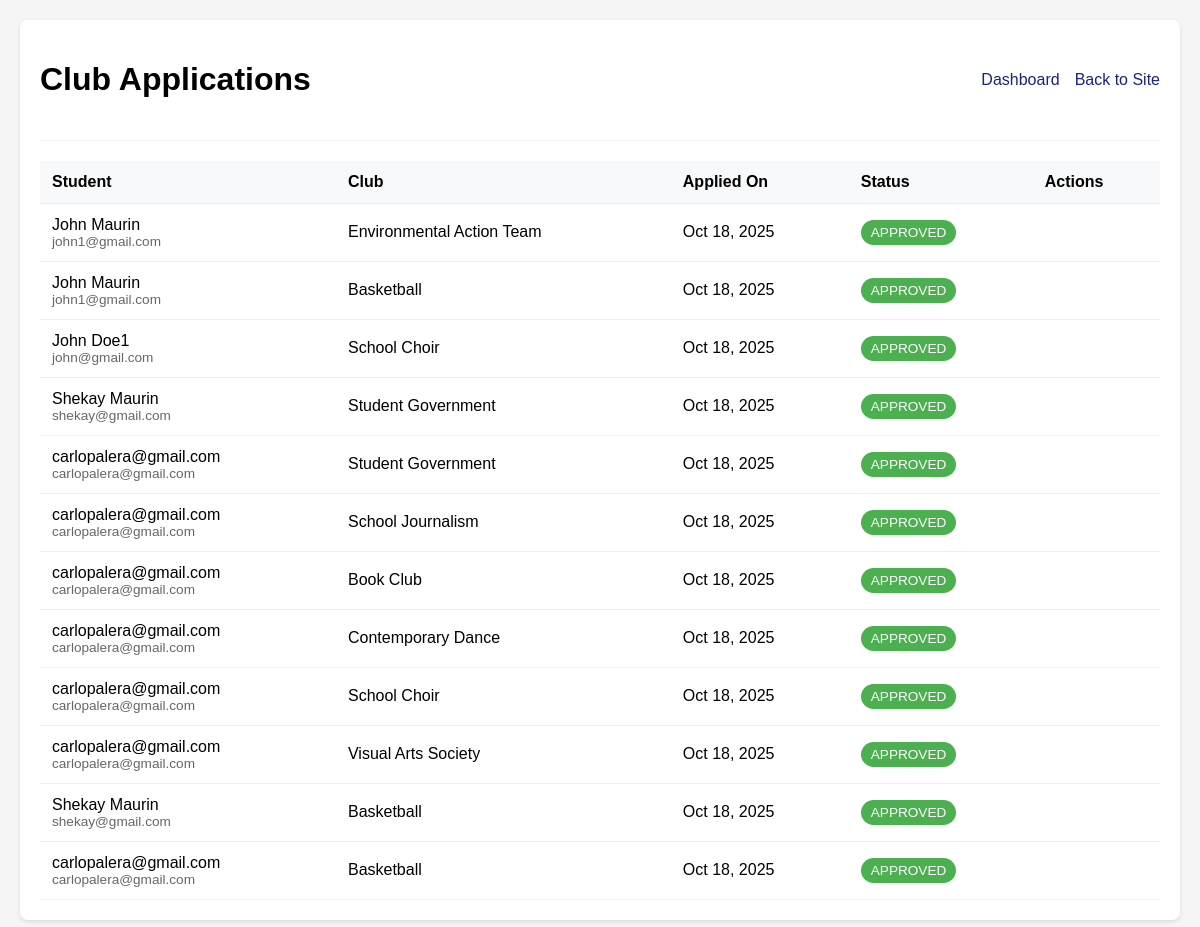
/staff/applications/ (signed in), run on an earlier commit of the app's database.
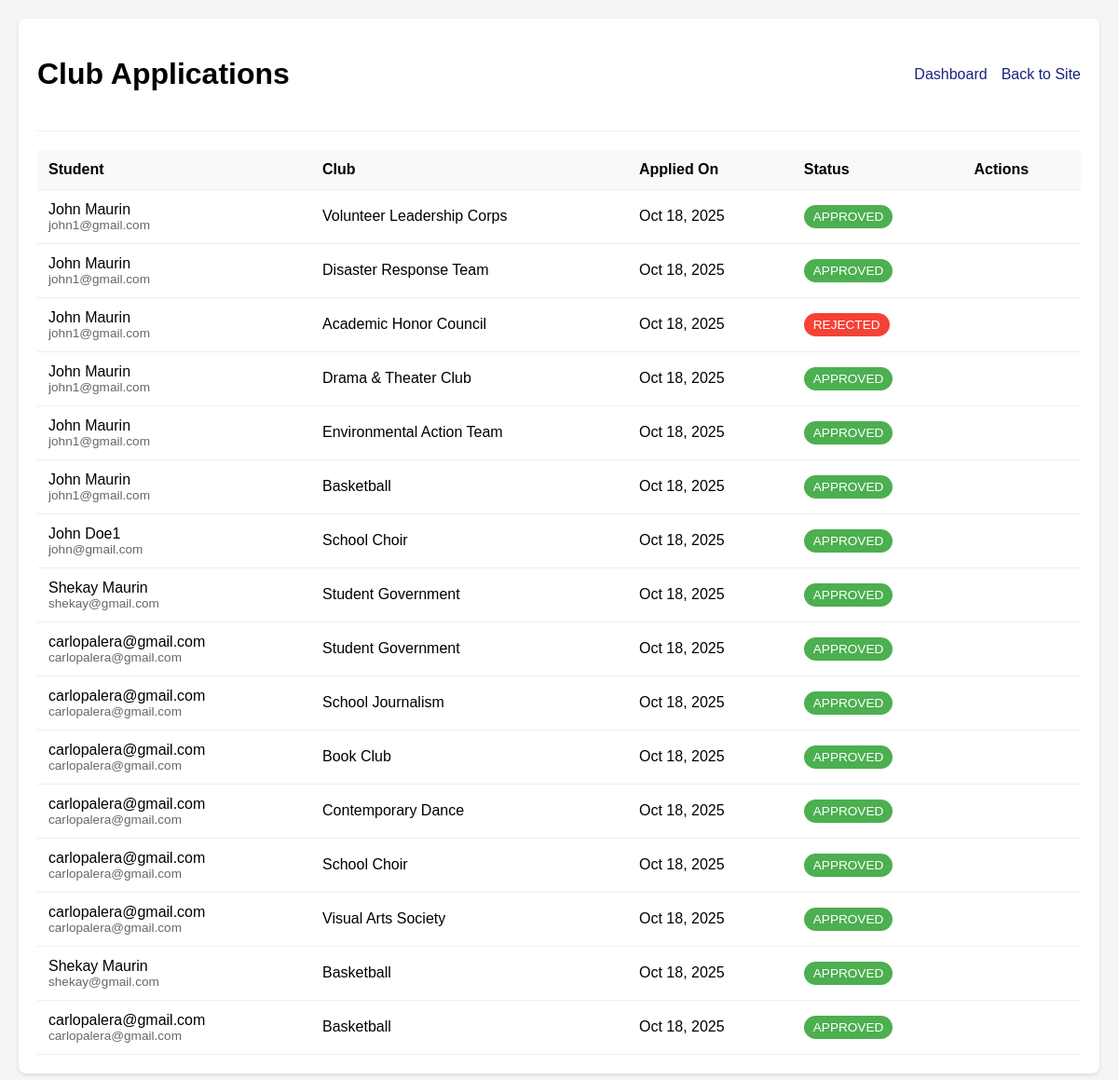
And on a later commit of the database.
### CCC/models.py (models this page shows, shortened)
class ClubApplication(models.Model):
    STATUS_PENDING = 'PENDING'
    STATUS_APPROVED = 'APPROVED'
    STATUS_REJECTED = 'REJECTED'
    STATUS_CHOICES = [
        (STATUS_PENDING, 'Pending'),
        (STATUS_APPROVED, 'Approved'),
        (STATUS_REJECTED, 'Rejected'),
    ]
    user = models.ForeignKey(
        settings.AUTH_USER_MODEL,
        on_delete=models.CASCADE,
        related_name='club_applications'
    )
    club = models.ForeignKey(Club, on_delete=models.CASCADE, related_name='applications')
    message = models.TextField(blank=True)
    status = models.CharField(
        max_length=20,
        choices=STATUS_CHOICES,
        default=STATUS_PENDING
    )
    created_at = models.DateTimeField(auto_now_add=True)
    reviewed_at = models.DateTimeField(null=True, blank=True)
    reviewer = models.ForeignKey(
        settings.AUTH_USER_MODEL,
        null=True,
        blank=True,
        on_delete=models.SET_NULL,
        related_name='reviewed_applications'
    )
    class Meta:
        unique_together = ('user', 'club')
        ordering = ['-created_at']

class User(AbstractUser):
    groups = models.ManyToManyField(
        'auth.Group',
        verbose_name='groups',
        blank=True,
        related_name='ccc_users',
        related_query_name='ccc_user',
        help_text='The groups this user belongs to.'
    )
    department = models.CharField(
        max_length=100,
        blank=True,
        null=True,
        help_text="Student's department/college"
    )
    user_permissions = models.ManyToManyField(
        'auth.Permission',
        verbose_name='user permissions',
        blank=True,
        related_name='ccc_users_permissions',
        related_query_name='ccc_user_permission',
        help_text='Specific permissions for this user.'
    )
    email = models.EmailField(unique=True)
    username = models.CharField(max_length=150, blank=True)
    student_id = models.CharField(max_length=20, unique=True)  # Changed from 10 to 20
    year_level = models.IntegerField(null=True)
    phone = models.CharField(max_length=15, blank=True, default='')
    bio = models.TextField(blank=True)
    interests = models.JSONField(default=list)
    newsletter = models.BooleanField(default=False)
    objects = CustomUserManager()
    USERNAME_FIELD = 'email'
    REQUIRED_FIELDS = ['username']

class Club(models.Model):
    name = models.CharField(max_length=150, unique=True)
    slug = models.SlugField(max_length=160, unique=True)
    description = models.TextField(blank=True)
    members = models.ManyToManyField(
        settings.AUTH_USER_MODEL,
        related_name='clubs',
        blank=True,
        help_text='Users who are accepted members of this club'
    )
    created_at = models.DateTimeField(auto_now_add=True)
    def member_count(self):
        return self.members.count()
    member_count.short_description = 'Members'

### CCC/views.py (the view)
# urls.py: path('staff/applications/', views.club_applications_list, name='admin_applications'),
@staff_member_required
def club_applications_list(request):
    applications = ClubApplication.objects.select_related('user', 'club').order_by('-created_at')
    context = {
        'applications': applications,
        'pending_count': applications.filter(status='PENDING').count()
    }
    return render(request, 'admin_applications.html', context)

### CCC/templates/admin_applications.html (shortened to what this page needs)
{% load static %}
<!DOCTYPE html>
<html lang="en">
<head>
    <link href="https://cdnjs.cloudflare.com/ajax/libs/font-awesome/6.0.0/css/all.min.css" rel="stylesheet">
</head>
<body>
    <div class="container">
        <div class="header">
            <h1>Club Applications</h1>
            <div class="nav-links">
                <a href="{% url 'admin_dashboard' %}">Dashboard</a>
                <a href="{% url 'home' %}">Back to Site</a>
            </div>
        </div>
        {% if applications %}
            <table>
                <thead>
                    <tr>
                        <th>Student</th>
                        <th>Club</th>
                        <th>Applied On</th>
                        <th>Status</th>
                        <th>Actions</th>
                    </tr>
                </thead>
                <tbody>
                    {% for app in applications %}
                    <tr id="app-{{ app.id }}">
                        <td>
                            {{ app.user.get_full_name|default:app.user.email }}
                            <div style="font-size: 0.85em; color: #666;">
                                {{ app.user.email }}
                            </div>
                        </td>
                        <td>{{ app.club.name }}</td>
                        <td>{{ app.created_at|date:"M d, Y" }}</td>
                        <td>
                            <span class="status status-{{ app.status }}">
                                {{ app.status }}
                            </span>
                        </td>
                        <td>
                        </td>
                    </tr>
                    {% endfor %}
                </tbody>
            </table>
        {% else %}
            <div class="empty-state">
                <h3>No applications found</h3>
                <p>When students apply to clubs, their applications will appear here.</p>
            </div>
        {% endif %}
    </div>
</body>
</html>

### CCC/templates/admin_applications.html (style rules this page uses)
:root { --primary: #1a237e; --secondary: #283593; --success: #4caf50; --danger: #f44336; --warning: #ff9800; }
body { font-family: Arial, sans-serif; margin: 0; padding: 20px; background: #f5f5f5; }
.container { max-width: 1200px; margin: 0 auto; background: white; padding: 20px; border-radius: 8px; box-shadow: 0 2px 4px rgba(0,0,0,0.1); }
.header { display: flex; justify-content: space-between; align-items: center; margin-bottom: 20px; padding-bottom: 20px; border-bottom: 1px solid #eee; }
.nav-links { display: flex; gap: 15px; }
.nav-links a { color: var(--primary); text-decoration: none; }
table { width: 100%; border-collapse: collapse; margin-top: 20px; }
th, td { padding: 12px; text-align: left; border-bottom: 1px solid #eee; }
th { background: #f8f9fa; font-weight: bold; }
.status { padding: 5px 10px; border-radius: 15px; font-size: 0.85em; }
.status-APPROVED { background: var(--success); color: white; }
.status-REJECTED { background: var(--danger); color: white; }

What changed in the data, as far as the page shows it:
added ClubApplication: user.get_full_name "John Maurin", user.email "john1@gmail.com", club.name "Volunteer Leadership Corps", created_at "Oct 18, 2025", status "APPROVED"
added ClubApplication: user.get_full_name "John Maurin", user.email "john1@gmail.com", club.name "Disaster Response Team", created_at "Oct 18, 2025", status "APPROVED"
added ClubApplication: user.get_full_name "John Maurin", user.email "john1@gmail.com", club.name "Academic Honor Council", created_at "Oct 18, 2025", status "REJECTED"
added ClubApplication: user.get_full_name "John Maurin", user.email "john1@gmail.com", club.name "Drama & Theater Club", created_at "Oct 18, 2025", status "APPROVED"
